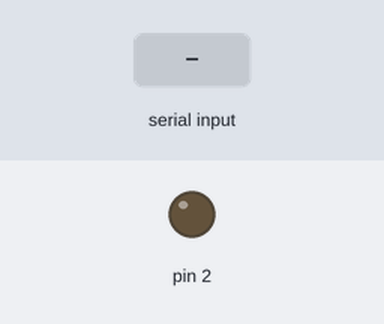
Bench run of a sketch on a simulated Arduino Uno, built with avr-gcc and run on an emulated ATmega328P. Shown: output pins drawn as LEDs (lit = HIGH). The inputs (shaded band) are chosen by the test bench. What the sketch prints to the serial monitor is not drawn.

Above: at 1.4 s.
1.5 s: "90,45\n" received over Serial
At 2.7 s:
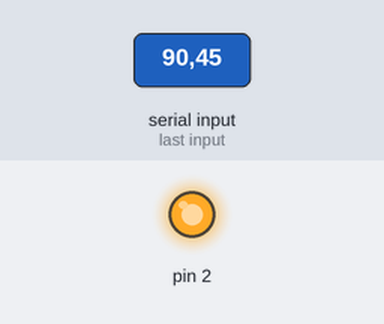
Timing chart, 0 to 27.4 s (numbered marks = the images above; inputs shaded):
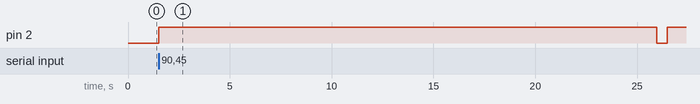

Measured:
- after the input at 1.5 s, pin 2: LOW → HIGH at once, → LOW 24.5 s later, → HIGH 0.50 s later

The sketch:

Q5.ino
```cpp
char reset1;

void setup() {
  Serial.begin(9600); //begin serial port
  pinMode(2, OUTPUT);
}

void loop() {
  delay(500);
  Serial.println("Give number");
  while (Serial.available() <= 0)
      //Serial.flush();
  {}
  //Serial.read();
  int val = Serial.parseInt();

  digitalWrite(2, HIGH);
  delay(val*1000);
  digitalWrite(2,LOW);


}
```
